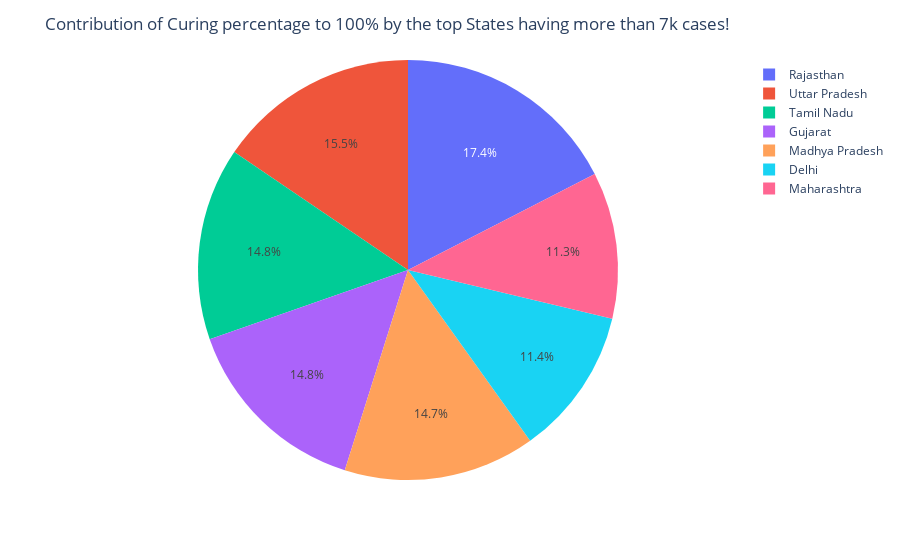

Notebook code for this chart:
### Markdown cell above
Awesome, we did some bar Plotting till now, but i wanna see how does a pie chart looks for **Cured% and Death%** for the scenario of Confirmed Cases greater than 7K.

### Code cell
fig = px.pie(cases_above_7k, values='Cured_Precent', names='State/UnionTerritory')
fig.update_traces(textposition='inside')
fig.update_layout(uniformtext_minsize=12, uniformtext_mode='hide',title_text = 'Contribution of Curing percentage to 100% by the top States having more than 7k cases!')
curing_plot = PATH +'/curing_percent_plot'
pt.offline.plot(fig,filename = curing_plot)
fig.show()

### Figure 1 — Plotly figure (JSON) as saved in the notebook; plotly's stock layout.template omitted (floating-point values rounded to 4 significant figures)
{"data": [{"domain": {"x": [0, 1], "y": [0, 1]}, "hoverlabel": {"namelength": 0}, "hovertemplate": "State/UnionTerritory=%{label}<br>Cured_Precent=%{value}", "labels": ["Delhi", "Gujarat", "Madhya Pradesh", "Maharashtra", "Rajasthan", "Tamil Nadu", "Uttar Pradesh"], "legendgroup": "", "name": "", "showlegend": true, "textposition": "inside", "type": "pie", "values": [43.53, 56.48, 56.32, 43.09, 66.6, 56.65, 59.23]}], "layout": {"legend": {"tracegroupgap": 0}, "margin": {"t": 60}, "title": {"text": "Contribution of Curing percentage to 100% by the top States having more than 7k cases!"}, "uniformtext": {"minsize": 12, "mode": "hide"}}}
